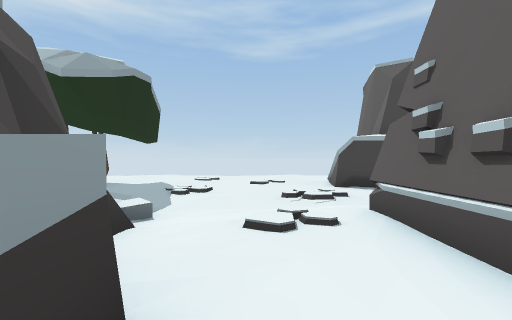
View 1 (above)

12 first-person views from a walk through a Unity game level. The camera is 1.3 m above the floor, looks level and sees 90° across. The floor is counted in squares, 2 m on a side. Each view is taken from the middle of a square. On the plan, view 1 faces up. The plan holds only what a view shows up to about 9 squares ahead; the rest is blank. The place goes on beyond the plan.

View 2
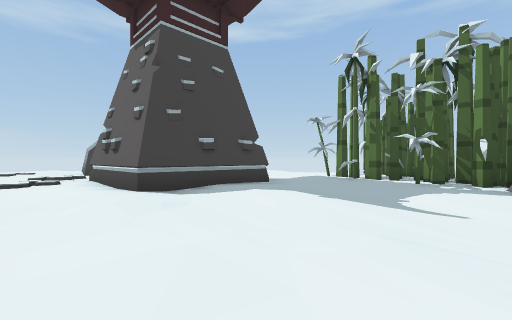

View 3
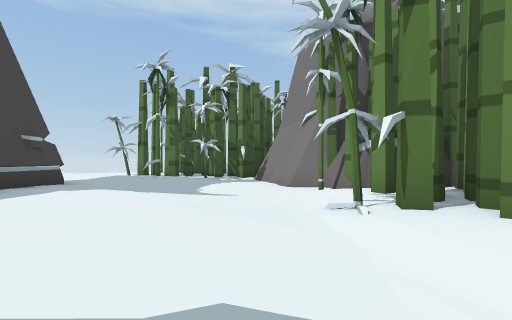

View 4
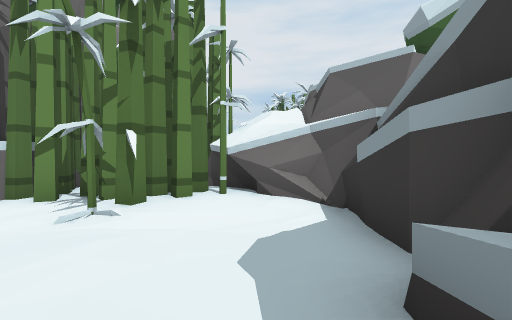

View 5
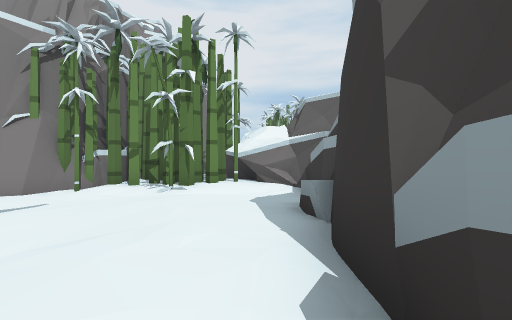

View 6
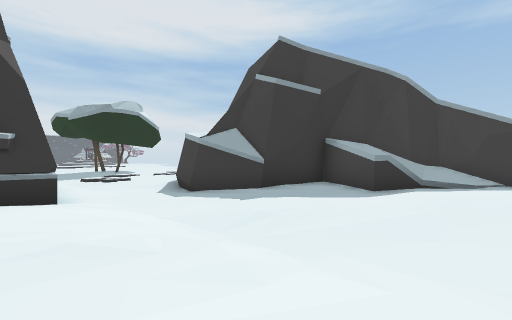

View 7
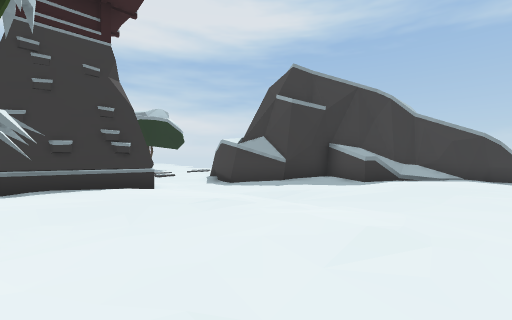

View 8
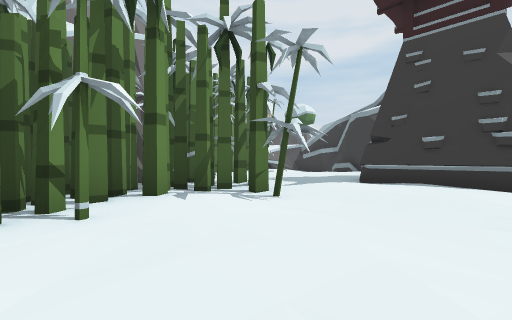

View 9
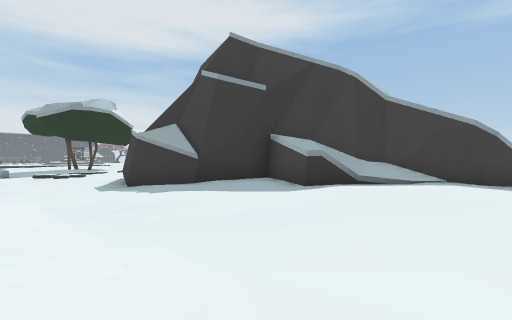

View 10
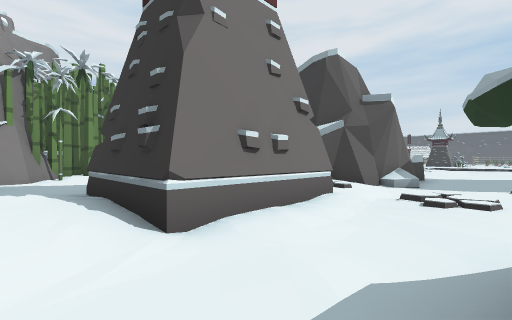

View 11
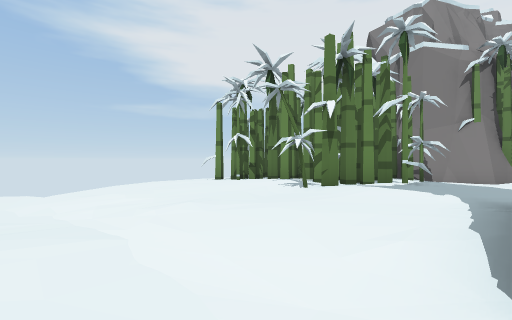

View 12
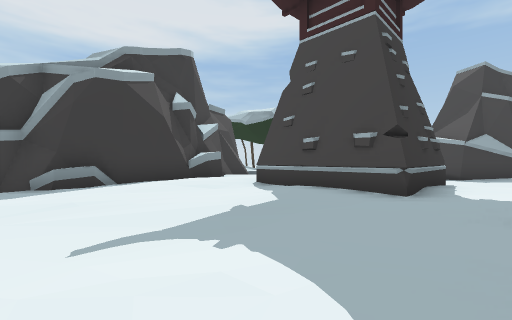

### Floor plan
Key: @ floor where view 1 was taken; # wall or solid block; . main floor; : floor 0.25 m higher than the main floor; - floor 0.25 m lower than the main floor; / step, stairs or slope; = window, fence, low wall or low ledge; T tower.
Columns run from 5 left of view 1 to 11 right of it. Each row starts with its distance up from view 1.
 13                ##
 12               ##-
 11              ##/.
 10             ##/..
  9 :. :.::.   ###::.
  8 :.::.//.#  #:.::.
  7 #...///.####:....
  6 :../../..##.:....
  5  /.-..//.-..//.--
  4  ##/.///...///./-
  3   ##///T##T.::...
  2    #/::###T::....
  1    ##::###T::#...
  0     #@:.::.::#::#
 -1     #::.:..=#####
 -2     #.:.....##
 -3    ##./.....#
 -4    #/.//.-..#
 -5    #-.//.//##
 -6    #/.:#.###
 -7    ########

Where each view was taken, in squares from view 1:
view 1: 0 up, 0 right, facing up
view 2: 4 down, 0 right, facing up-right
view 3: 4 down, 1 left, facing right
view 4: 2 down, 0 right, facing down
view 5: 1 up, 0 right, facing down
view 6: 3 up, 10 right, facing up-left
view 7: 1 up, 11 right, facing up-left
view 8: 3 up, 11 right, facing down-left
view 9: 4 up, 11 right, facing up-left
view 10: 6 up, 6 right, facing down-left
view 11: 5 up, 5 right, facing down-right
view 12: 4 down, 6 right, facing up-left
